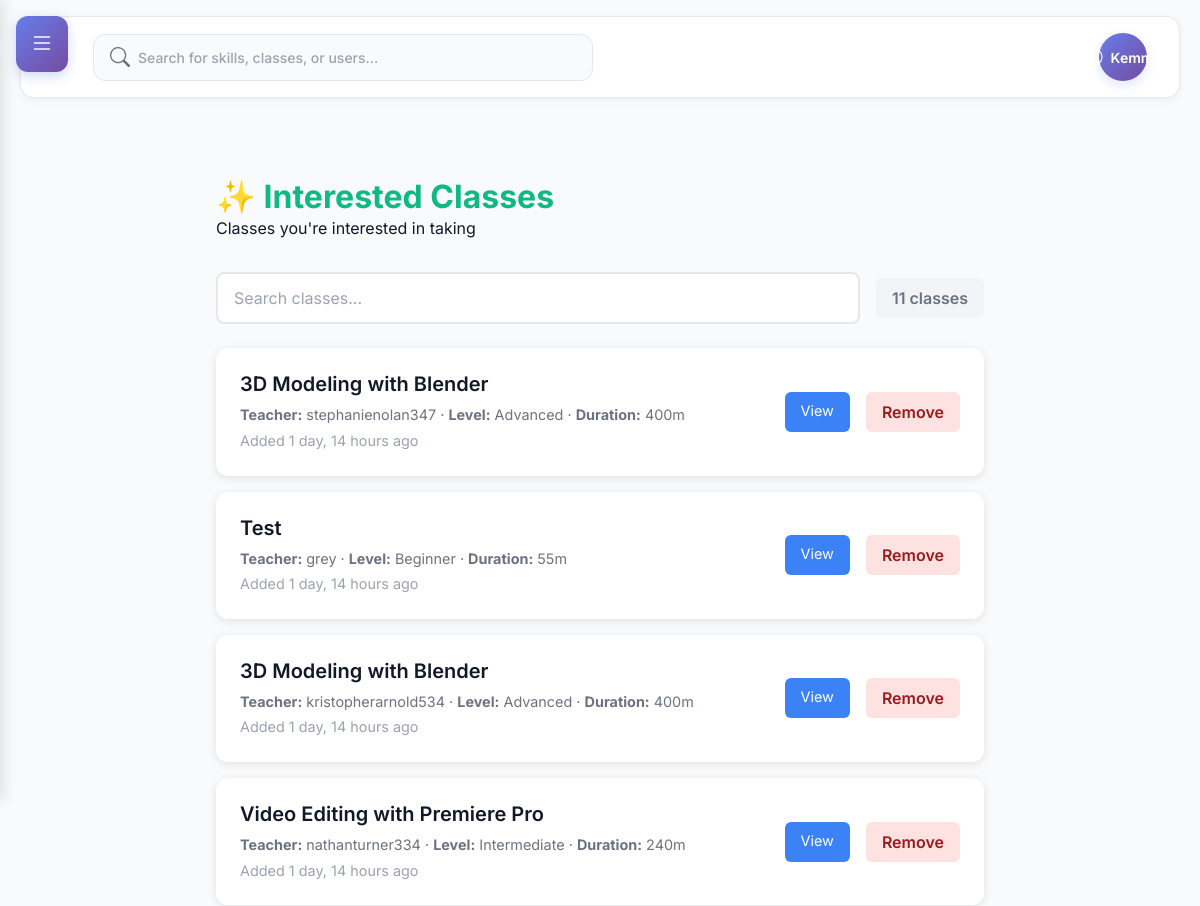
The app's page /swipe/whitelist/ (signed in, upper part), older data.
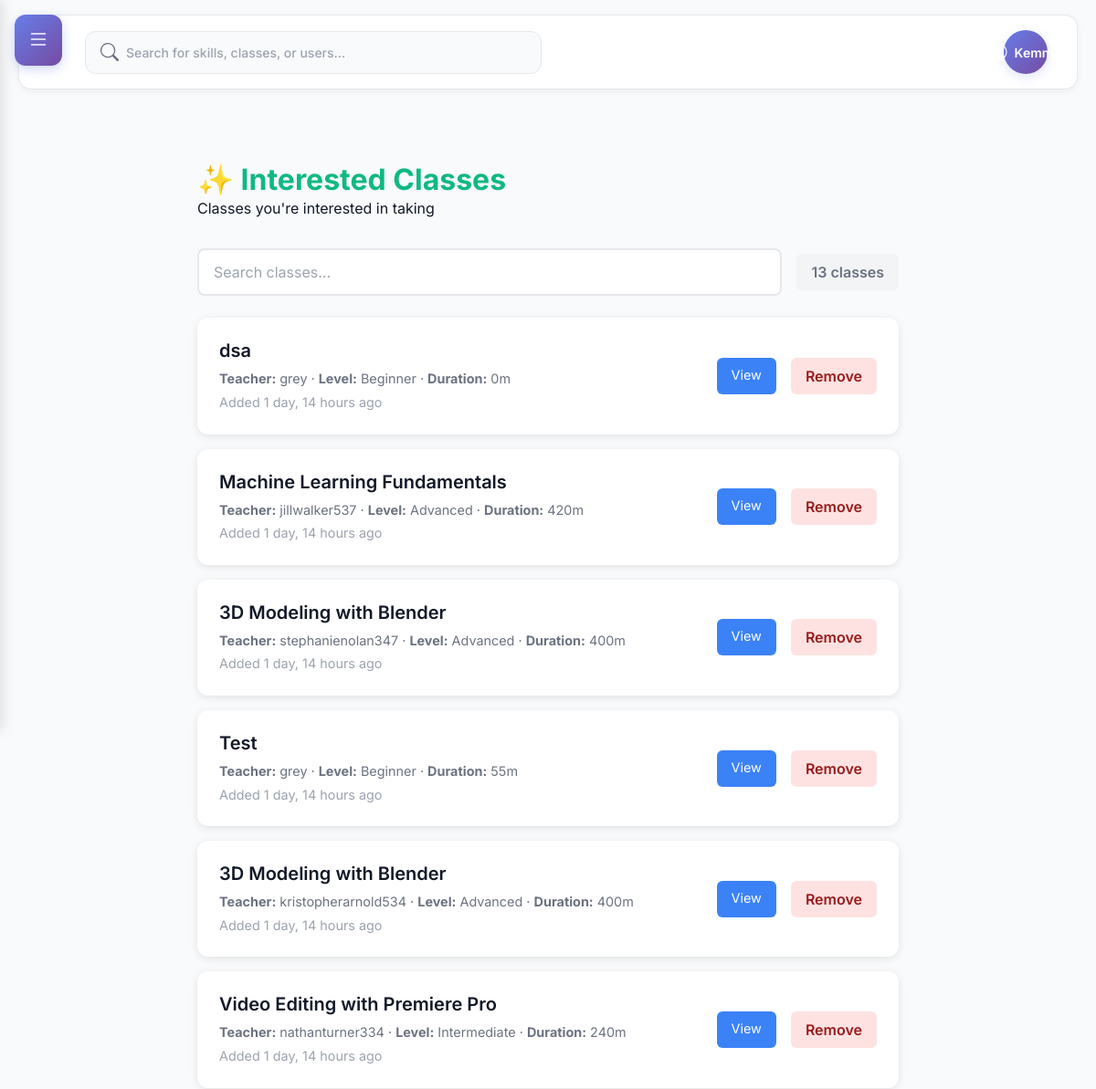
The same page, newer data.
### skills/models.py (models this page shows, shortened)
class SwipeAction(models.Model):
    SWIPE_RIGHT = 'right'  # Whitelist
    SWIPE_LEFT = 'left'    # Blacklist
    SWIPE_CHOICES = [
        (SWIPE_RIGHT, 'Interested'),
        (SWIPE_LEFT, 'Not Interested'),
    ]
    user = models.ForeignKey(
        settings.AUTH_USER_MODEL,
        on_delete=models.CASCADE,
        related_name='swipe_actions'
    )
    teaching_class = models.ForeignKey(
        'TeachingClass',
        on_delete=models.CASCADE,
        related_name='swipe_actions'
    )
    action = models.CharField(
        max_length=10,
        choices=SWIPE_CHOICES
    )
    created_at = models.DateTimeField(auto_now_add=True)
    class Meta:
        unique_together = ['user', 'teaching_class']
        ordering = ['-created_at']

class TeachingClass(models.Model):
    BEGINNER = 'beginner'
    INTERMEDIATE = 'intermediate'
    ADVANCED = 'advanced'
    DIFFICULTY_CHOICES = [
        (BEGINNER, 'Beginner'),
        (INTERMEDIATE, 'Intermediate'),
        (ADVANCED, 'Advanced'),
    ]
    title = models.CharField(max_length=200)
    slug = models.SlugField(max_length=220, unique=True)
    short_description = models.CharField(max_length=300, blank=True)
    full_description = models.TextField(blank=True)
    difficulty = models.CharField(max_length=20, choices=DIFFICULTY_CHOICES, default=BEGINNER)
    duration_minutes = models.PositiveIntegerField(default=0)
    price_cents = models.PositiveIntegerField(default=0, help_text='Price in cents (e.g., 1999 = $19.99)')
    is_tradeable = models.BooleanField(default=False)
    trade_notes = models.CharField(max_length=200, blank=True)
    intro_video = models.FileField(upload_to='class_intros/', blank=True, null=True)
    thumbnail = models.ImageField(upload_to='class_thumbs/', blank=True, null=True)
    is_published = models.BooleanField(default=False)
    avg_rating = models.DecimalField(max_digits=3, decimal_places=2, default=0)
    reviews_count = models.PositiveIntegerField(default=0)
    created_at = models.DateTimeField(auto_now_add=True)
    updated_at = models.DateTimeField(auto_now=True)
    teacher = models.ForeignKey(settings.AUTH_USER_MODEL, on_delete=models.CASCADE, related_name='teaching_classes')
    class Meta:
        ordering = ['-created_at']

### core/views.py (the view)
# urls.py: path('swipe/whitelist/', views.view_whitelist, name='whitelist'),
@login_required
def view_whitelist(request):
    whitelist = SwipeAction.objects.filter(
        user=request.user,
        action=SwipeAction.SWIPE_RIGHT
    ).select_related('teaching_class', 'teaching_class__teacher').prefetch_related('teaching_class__topics')
    from skills.models import ClassEnrollment
    enrolled_class_ids = ClassEnrollment.objects.filter(
        user=request.user,
        status=ClassEnrollment.ACTIVE
    ).values_list('teaching_class_id', flat=True)
    return render(request, 'core/whitelist.html', {
        'whitelist': whitelist,
        'enrolled_class_ids': enrolled_class_ids
    })

### skills/templatetags/skills_tags.py (called while the page is built)
@register.simple_tag(takes_context=True)
def pending_trade_offers_count(context):
    request = context.get('request')
    if not request or not request.user.is_authenticated:
        return 0
    return ClassTradeOffer.objects.filter(
        receiver=request.user,
        status=ClassTradeOffer.PENDING
    ).count()

### core/templates/core/whitelist.html (shortened to what this page needs)
{% extends 'base.html' %}
{% block content %}
<div class="list-container">
    <div class="list-header">
        <h1>✨ Interested Classes</h1>
        <p>Classes you're interested in taking</p>
    </div>
    {% if whitelist %}
    <div class="filter-section">
        <div class="search-box">
            <input type="text" id="search-input" placeholder="Search classes..." autocomplete="off">
        </div>
        <div class="results-count">
            <span id="results-count">{{ whitelist|length }}</span> class{{ whitelist|length|pluralize:"es" }}
        </div>
    </div>
    <div class="skill-list" id="skill-list">
        {% for swipe in whitelist %}
        <div class="skill-item"
             data-class-id="{{ swipe.teaching_class.id }}"
             data-class-name="{{ swipe.teaching_class.title|lower }}"
             data-is-enrolled="{% if swipe.teaching_class.id in enrolled_class_ids %}true{% else %}false{% endif %}">
            <div class="skill-info">
                <h3>
                    <a href="{% url 'skills:class_detail' swipe.teaching_class.slug %}" style="text-decoration: none; color: inherit;">
                        {{ swipe.teaching_class.title }}
                    </a>
                </h3>
                <p style="color: #6b7280; margin: 0.25rem 0;">
                    <strong>Teacher:</strong> {{ swipe.teaching_class.teacher.username }} ·
                    <strong>Level:</strong> {{ swipe.teaching_class.get_difficulty_display }} ·
                    <strong>Duration:</strong> {{ swipe.teaching_class.duration_minutes }}m
                </p>
                <p style="color: #9ca3af; font-size: 0.9rem; margin-top: 0.25rem;">Added {{ swipe.created_at|timesince }} ago</p>
            </div>
            <div class="skill-actions">
                <a href="{% url 'skills:class_detail' swipe.teaching_class.slug %}" class="btn-view" style="margin-right: 0.5rem; padding: 0.5rem 1rem; background: #3b82f6; color: white; text-decoration: none; border-radius: 6px; font-size: 0.9rem;">View</a>
                <button class="btn-remove" data-class-id="{{ swipe.teaching_class.id }}">Remove</button>
            </div>
        </div>
        {% endfor %}
    </div>
    {% endif %}
</div>
{% endblock %}

### templates/base.html (shortened to what this page needs)
{% load static %}
{% load skills_tags %}
<!DOCTYPE html>
<html lang="en">
<head>
    <link href="https://cdn.jsdelivr.net/npm/bootstrap@5.3.3/dist/css/bootstrap.min.css" rel="stylesheet">
    <link rel="stylesheet" href="https://cdn.jsdelivr.net/npm/bootstrap-icons@1.11.3/font/bootstrap-icons.min.css">
    <script src="https://cdn.tailwindcss.com"></script>
    <link rel="stylesheet" href="{% static 'css/main.css' %}">
</head>
<body>
    <button class="toggle-sidebar-btn" id="sidebarToggle" aria-label="Toggle navigation">
        <i class="bi bi-list" style="font-size: 1.5rem;"></i>
    </button>
    <div class="layout">
        <main class="content">
            <header class="topbar">
                <form class="search" action="{% url 'core:search' %}" method="get" role="search">
                    <input type="text" name="q" placeholder="Search for skills, classes, or users..." value="{{ request.GET.q }}" aria-label="Search"/>
                </form>
                <div class="user-pill">
                    <i class="bi bi-person-circle"></i>
                    <span>{{ user.username|default:"User" }}</span>
                </div>
            </header>
            <section class="page-body">
                {% block content %}{% endblock %}
            </section>
        </main>
    </div>
</body>
</html>

### static/css/main.css (style rules this page uses)
:root { --bg:#f6f7f9;--card:#f0f1f3;--sidebar:#233455;--sidebarText:#e6ecf5;--text:#121417;--muted:#8b93a1;--brand:#4a67ff }
* { box-sizing:border-box }
html,body { margin:0;padding:0;font-family:Inter,system-ui,-apple-system,Segoe UI,Roboto,Arial,sans-serif;color:var(--text);background:var(--bg) }
.layout { display:flex;min-height:100dvh }
.content { flex:1;padding:16px 20px }
.topbar { display:flex;align-items:center;justify-content:space-between;background:#fff;border:1px solid #e6e8ee;border-radius:14px;padding:10px 14px;margin-bottom:16px }
.search input { width:520px;max-width:60vw;border:0;outline:0;background:var(--bg);padding:10px 14px;border-radius:999px }
.user-pill { width:48px;height:48px;border-radius:999px;background:var(--bg);display:flex;align-items:center;justify-content:center;font-weight:600 }
.page-body { padding:12px }

### templates/base.html (style rules this page uses)
:root { --sidebar-width: 280px; --collision-breakpoint: 1200px; --brand: #667eea; --brand-hover: #5a77ff; --brand-gradient: linear-gradient(135deg, #667eea 0%, #764ba2 100%); --text: #111827; --text-light: #6b7280; --card: #ffffff; --background: #f9fafb; --border: #e5e7eb; --sidebar-bg: #1f2937; --sidebar-hover: #374151; }
* { font-family: 'Inter', -apple-system, BlinkMacSystemFont, sans-serif; -webkit-font-smoothing: antialiased; -moz-osx-font-smoothing: grayscale; }
body { background: var(--background); }
.layout { display: flex; min-height: 100vh; }
@media (max-width: 1200px) { .content { margin-left: 0; width: 100%; } }
@media (max-width: 1200px) { .toggle-sidebar-btn { left: 1rem !important; } }
.content { flex: 1; min-width: 0; transition: margin-left 0.3s ease-in-out; }
.toggle-sidebar-btn { position: fixed; top: 1rem; left: 1rem; z-index: 1002; background: var(--brand-gradient); color: white; border: none; padding: 10px 14px; border-radius: 12px; cursor: pointer; transition: all 0.3s ease; box-shadow: 0 4px 12px rgba(102, 126, 234, 0.3); display: none; align-items: center; justify-content: center; }
@media (max-width: 1200px) { .toggle-sidebar-btn { display: flex; } }
.topbar { background: white; padding: 16px 32px; display: flex; justify-content: space-between; align-items: center; box-shadow: 0 2px 8px rgba(0, 0, 0, 0.05); border-bottom: 1px solid var(--border); position: sticky; top: 0; z-index: 100; }
.search { flex: 1; max-width: 500px; }
.search input { width: 100%; padding: 12px 20px 12px 44px; border: 1px solid var(--border); border-radius: 12px; font-size: 14px; transition: all 0.2s ease; background: var(--background); font-weight: 500; background-repeat: no-repeat; background-position: 16px center; }
.user-pill { display: flex; align-items: center; gap: 8px; padding: 10px 18px; background: var(--brand-gradient); color: white; border-radius: 24px; font-weight: 600; font-size: 14px; box-shadow: 0 4px 12px rgba(102, 126, 234, 0.2); cursor: pointer; transition: all 0.2s ease; }
.user-pill i { font-size: 18px; }
.page-body { padding: 32px; max-width: 1400px; margin: 0 auto; }
@media (max-width: 1200px) { .topbar { padding-left: 72px; } }

### core/templates/core/whitelist.html (style rules this page uses)
.list-container { max-width: 800px; margin: 0 auto; padding: 2rem 1rem; }
.list-header { margin-bottom: 2rem; }
.list-header h1 { font-size: 2rem; font-weight: 700; color: #10b981; display: flex; align-items: center; gap: 0.5rem; }
.filter-section { margin-bottom: 1.5rem; display: flex; align-items: center; gap: 1rem; flex-wrap: wrap; }
.search-box { flex: 1; min-width: 200px; position: relative; }
.search-box input { width: 100%; padding: 0.75rem 2.5rem 0.75rem 1rem; border: 2px solid #e5e7eb; border-radius: 8px; font-size: 1rem; transition: all 0.2s; }
.results-count { padding: 0.5rem 1rem; background: #f3f4f6; border-radius: 6px; font-weight: 600; color: #6b7280; }
.skill-list { display: flex; flex-direction: column; gap: 1rem; }
.skill-item { background: white; padding: 1.5rem; border-radius: 12px; box-shadow: 0 2px 8px rgba(0,0,0,0.1); display: flex; justify-content: space-between; align-items: center; transition: all 0.2s ease; opacity: 1; transform: scale(1); }
.skill-info h3 { margin: 0 0 0.5rem 0; font-size: 1.25rem; font-weight: 600; }
.skill-info p { margin: 0; color: #6b7280; font-size: 0.9rem; }
.skill-actions { display: flex; gap: 0.5rem; }
.btn-remove { padding: 0.5rem 1rem; background: #fee2e2; color: #991b1b; border: none; border-radius: 6px; cursor: pointer; font-weight: 600; transition: all 0.2s; }

Row changes from the older to the newer data that the page shows:
added SwipeAction: teaching_class "dsa", teaching_class.teacher.username "grey", teaching_class.difficulty "Beginner", teaching_class.duration_minutes "0", created_at "1 day, 14 hours"
added SwipeAction: teaching_class "Machine Learning Fundamentals", teaching_class.teacher.username "jillwalker537", teaching_class.difficulty "Advanced", teaching_class.duration_minutes "420", created_at "1 day, 14 hours"
Text that changed along with them:
{{ whitelist|length }}: "11" → "13"
